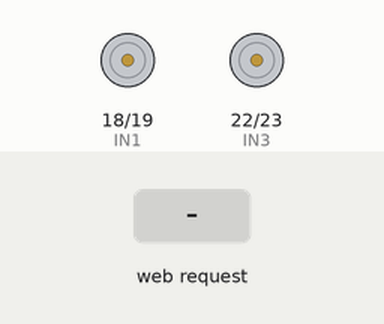
Recording of a sketch running on a simulated ESP32. On the bench: motor-driver pin pairs drawn as motors (green arrow = first pin HIGH = forward, orange = second pin HIGH = backward, longer = more drive, scaled by the enable pin). Inputs (shaded band) come from the test bench. WiFi joins after 1.5 s; servers stay silent unless stated; what the sketch prints to the serial monitor is not drawn.

Above: at 2.7 s.
2.8 s: HTTP request GET /forward received
At 2.9 s:
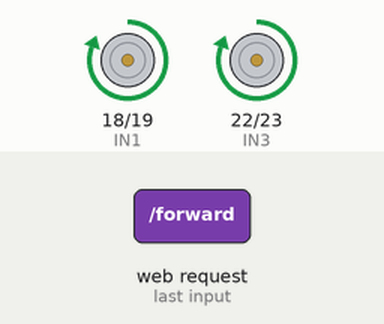
4.5 s: HTTP request GET /back received
At 4.65 s:
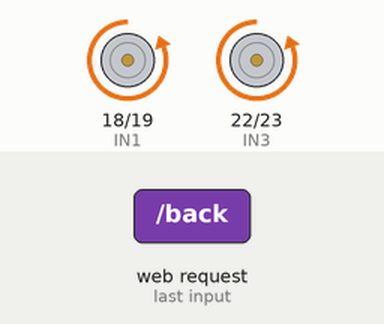
6.3 s: HTTP request GET /left received
At 6.6 s:
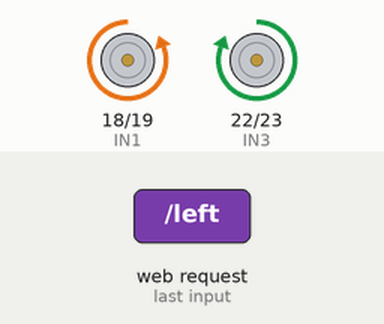
7.8 s: HTTP request GET /right received
At 9.0 s:
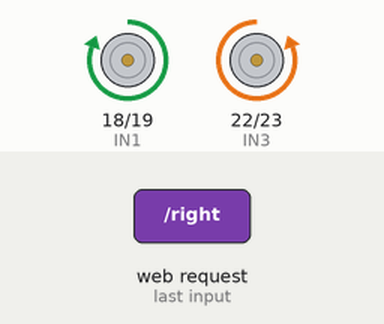
9.3 s: HTTP request GET /stop received
At 10.1 s:
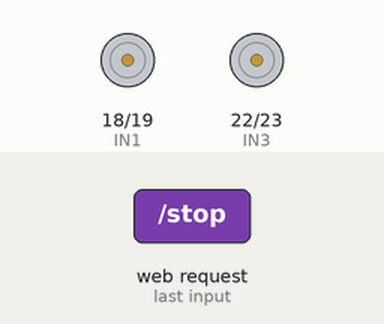
Timing chart, 0 to 11.8 s (numbered marks = the images above; inputs shaded):
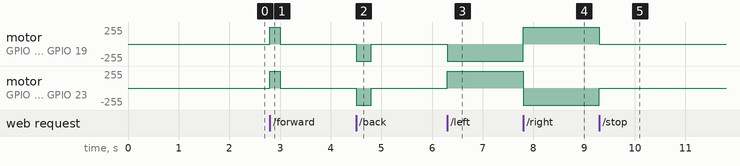

Measured:
- after the input at 2.8 s, motor on GPIO 18 (IN1) / GPIO 19 (IN2), motor on GPIO 22 (IN3) / GPIO 23 (IN4): stopped → forward 255/255 at once, → stopped 0.20 s later
- after the input at 4.5 s, motor on GPIO 18 (IN1) / GPIO 19 (IN2), motor on GPIO 22 (IN3) / GPIO 23 (IN4): stopped → backward 255/255 at once, → stopped 0.30 s later
- after the input at 6.3 s, motor on GPIO 18 (IN1) / GPIO 19 (IN2): stopped → backward 255/255 at once; motor on GPIO 22 (IN3) / GPIO 23 (IN4): stopped → forward 255/255 at once
- after the input at 7.8 s, motor on GPIO 18 (IN1) / GPIO 19 (IN2): backward 255/255 → forward 255/255 at once; motor on GPIO 22 (IN3) / GPIO 23 (IN4): forward 255/255 → backward 255/255 at once
- after the input at 9.3 s, motor on GPIO 18 (IN1) / GPIO 19 (IN2): forward 255/255 → stopped at once; motor on GPIO 22 (IN3) / GPIO 23 (IN4): backward 255/255 → stopped at once

The sketch:

esp32_rc_car_web_control.ino
```cpp
#include <WiFi.h>
#include <WebServer.h>

WebServer server(80);

// Motor pins
#define IN1 18
#define IN2 19
#define IN3 22
#define IN4 23

// Enable pins
#define ENA 25
#define ENB 21

// WiFi
const char* ssid = "Go";
const char* password = "12345678";


// -------- Motor Functions --------

void stopMotor()
{
  digitalWrite(IN1, LOW);
  digitalWrite(IN2, LOW);
  digitalWrite(IN3, LOW);
  digitalWrite(IN4, LOW);
}

void forward()
{
  digitalWrite(IN1, HIGH);
  digitalWrite(IN2, LOW);

  digitalWrite(IN3, HIGH);
  digitalWrite(IN4, LOW);

  delay(200);
  stopMotor();
}

void backward()
{
  digitalWrite(IN1, LOW);
  digitalWrite(IN2, HIGH);

  digitalWrite(IN3, LOW);
  digitalWrite(IN4, HIGH);

  delay(300);
  stopMotor();
}

void left()
{
  digitalWrite(IN1, LOW);
  digitalWrite(IN2, HIGH);

  digitalWrite(IN3, HIGH);
  digitalWrite(IN4, LOW);
}

void right()
{
  digitalWrite(IN1, HIGH);
  digitalWrite(IN2, LOW);

  digitalWrite(IN3, LOW);
  digitalWrite(IN4, HIGH);
}


// -------- Web Page --------

void handleRoot()
{
  String html = "<html><body style='text-align:center'>";
  html += "<h2>ESP32 RC CAR</h2>";

  html += "<a href='/forward'><button>Forward</button></a><br><br>";

  html += "<a href='/left'><button>Left</button></a>";
  html += "<a href='/stop'><button>Stop</button></a>";
  html += "<a href='/right'><button>Right</button></a><br><br>";

  html += "<a href='/back'><button>Backward</button></a>";

  html += "</body></html>";

  server.send(200, "text/html", html);
}


// -------- Setup --------

void setup()
{
  Serial.begin(115200);

  pinMode(IN1, OUTPUT);
  pinMode(IN2, OUTPUT);
  pinMode(IN3, OUTPUT);
  pinMode(IN4, OUTPUT);

  pinMode(ENA, OUTPUT);
  pinMode(ENB, OUTPUT);

  // Enable motors
  digitalWrite(ENA, HIGH);
  digitalWrite(ENB, HIGH);

  stopMotor();

  WiFi.begin(ssid, password);

  Serial.print("Connecting");

  while (WiFi.status() != WL_CONNECTED)
  {
    delay(500);
    Serial.print(".");
  }

  Serial.println();
  Serial.println("Connected!");
  Serial.print("IP: ");
  Serial.println(WiFi.localIP());

  server.on("/", handleRoot);
  server.on("/forward", [](){ forward(); handleRoot(); });
  server.on("/back", [](){ backward(); handleRoot(); });
  server.on("/left", [](){ left(); handleRoot(); });
  server.on("/right", [](){ right(); handleRoot(); });
  server.on("/stop", [](){ stopMotor(); handleRoot(); });

  server.begin();
}


// -------- Loop --------

void loop()
{
  server.handleClient();
}
```
